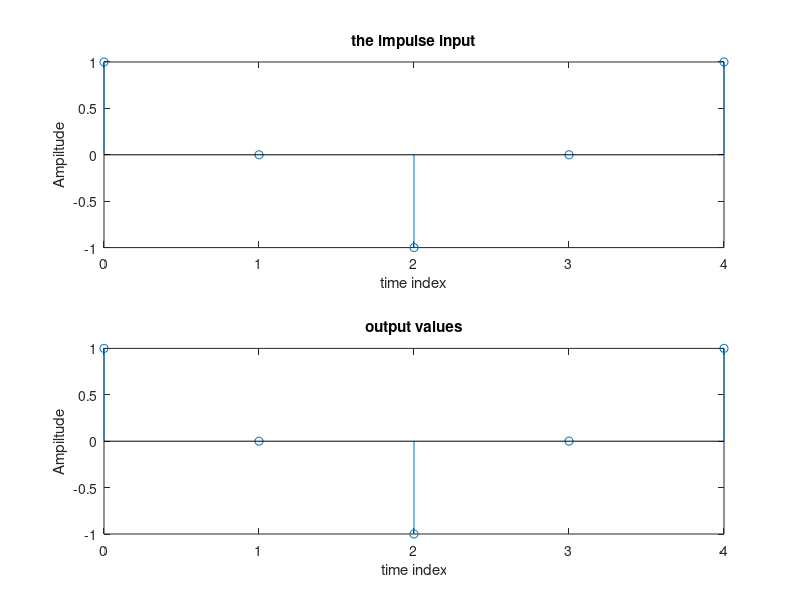

Write MATLAB code to recreate this figure.
%%Step input
clc;
clear all;
close all;
a=input('enter the 1st values');
b=input('enter the 2nd values');
N=input('enter the length of the impulse response requirement');
x=[ones(1,N)];
y=filter(b,a,x);
y
subplot(2,1,1)
n=0:1:length(x)-1;
stem(n,x)
title('the impulse input');
xlabel('time index');
ylabel('Ampiltude');                             
subplot(2,1,2)
n1=0:1:length(y)-1;
stem(n1,y)
title('output values');
xlabel('time index');
ylabel('Ampiltude');

%%Impulse input
clc;
clear all;
close all;
a=input('enter the 1st values');
b=input('enter the 2nd values');
N=input('enter the length of the impulse response requirement');
x=[1,zeros(1,N-1)];
y=filter(b,a,x);
y
subplot(2,1,1)
n=0:1:length(x)-1;
stem(n,x)
title('the impulse input');
xlabel('time index');
ylabel('Ampiltude');
subplot(2,1,2)
n1=0:1:length(y)-1;
stem(n1,y)
title('output values');
xlabel('time index');
ylabel('Ampiltude');

 %%Arbitrary input
clc;
clear all;
close all;
a=input('enter the 1st values');
b=input('enter the 2nd values');
N=input('enter the length of the impulse response requirement');
n=0:1:N-1;
x=2.^n
y=filter(b,a,x);
y
subplot(2,1,1)
n1=0:1:length(x)-1;
stem(n1,x)
title('the impulse input');
xlabel('time index');
ylabel('Ampiltude');
subplot(2,1,2)
n2=0:1:length(y)-1;
stem(n2,y)
title('output values');
xlabel('time index');
ylabel('Ampiltude');



%%Steady state input
clc;
clear all;
close all;
a=input('enter the 1st values');
b=input('enter the 2nd values');
N=input('enter the length of the impulse response requirement');
n=0:1:N-1;
x=cos(0.5*pi*n)
y=filter(b,a,x);
y
subplot(2,1,1)
n1=0:1:length(x)-1;
stem(n1,x)
title('the impulse input');
xlabel('time index');
ylabel('Ampiltude');
subplot(2,1,2)
n2=0:1:length(y)-1;
stem(n2,y)
title('output values');
xlabel('time index');
ylabel('Ampiltude');

